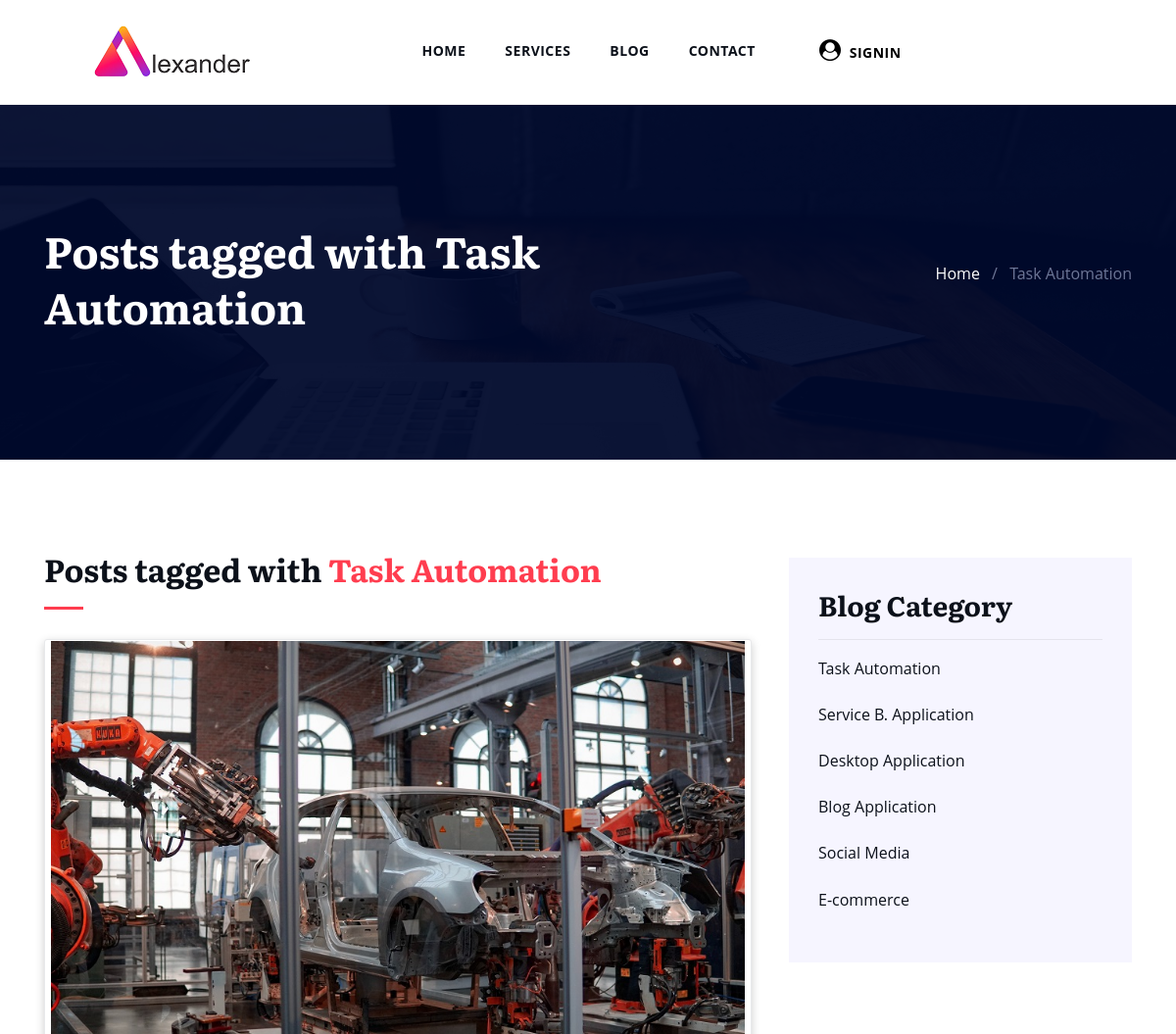
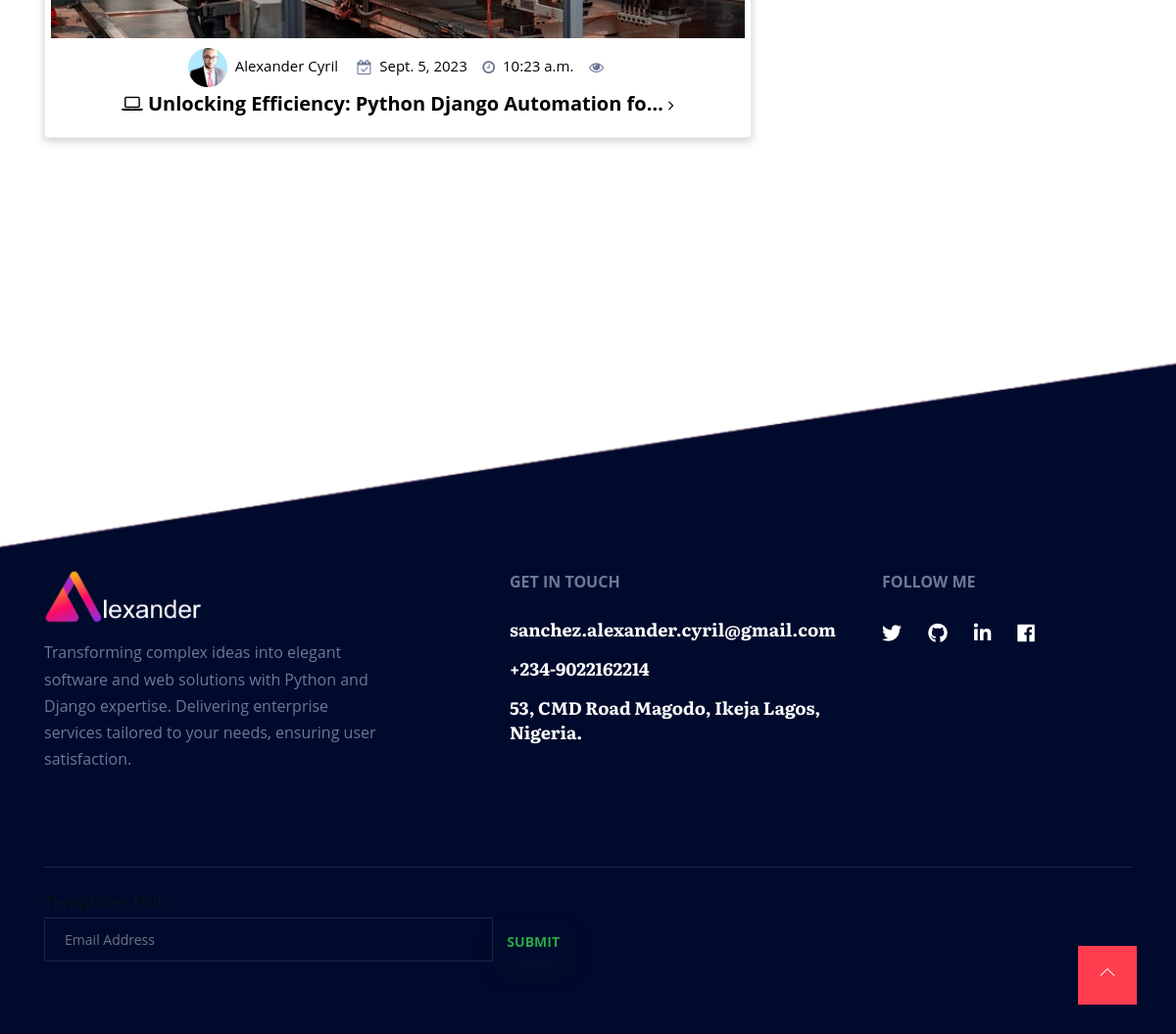
Screenshot of /tag/Task Automation/ with the database file from the repository (2 pictures, top to bottom).
### App/models.py (models this page shows, shortened)
class Tag(models.Model):
    name = models.CharField(max_length=250, unique=True)

class Blog(models.Model):
    class NewManager(models.Manager):
        def get_queryset(self):
            return super().get_queryset().filter(status='published')
    options = (
            ('draft', 'Draft'),
            ('published', 'Published'),
        )
    title = models.CharField(max_length=255)
    overview = tinymce_models.HTMLField()
    highlight = models.CharField(max_length=255)
    content1 = tinymce_models.HTMLField()
    image = models.ImageField(upload_to='blog_images/')
    author = models.ForeignKey(Author, on_delete=models.CASCADE)
    blog_category = models.ForeignKey(Category, on_delete=models.PROTECT, default=1)
    tags = models.ManyToManyField(Tag)
    cate_name = models.CharField(max_length=500)
    featured = models.BooleanField(default='Select')
    view_count = models.IntegerField(default = 0)
    timestamp = models.DateTimeField(auto_now_add=True)
    favourites = models.ManyToManyField(User, related_name='favourite', default=None, blank=True)
    status = models.CharField(max_length=10, choices=options, default='draft')
    objects = models.Manager()  # default manager
    newmanager = NewManager()  # custom manager
    slug = models.SlugField(max_length=250, unique=True, null=True)
    publish = models.DateTimeField(default=timezone.now)
    created = models.DateTimeField(auto_now_add=True, null=True, blank=True)
    updated = models.DateTimeField(auto_now=True, null=True, blank=True)
    class Meta:
        ordering = ('-publish',)
    def get_absolute_url(self):
        return reverse('blog_single', args=[self.slug])

class Author(models.Model):
    user = models.OneToOneField(User, on_delete=models.CASCADE)
    profile_picture = models.ImageField(upload_to='blog_images/')

class Category(models.Model):
    name = models.CharField(max_length=255)
    created = models.DateTimeField(auto_now_add=True, null=True, blank=True)
    updated = models.DateTimeField(auto_now=True, null=True, blank=True)
    class Meta:
        ordering = ('-created',)

### App/views.py (the view)
# urls.py: path('tag/<str:blog_tag>/', views.tag_blog, name='tag_blog'),
def tag_blog(request, blog_tag):
    page_title = "Tags"
    category_list = Category.objects.exclude(name='default')
    tag = Tag.objects.get(name=blog_tag)
    tagged_posts = Blog.objects.filter(tags=tag)
    profile_image = ''
    if request.user.is_authenticated:
        profile_image = Profile.objects.filter(user=request.user)
    context = {
        'page_title':page_title,
        'category_list':category_list,
        'tag': tag,
        'tagged_posts': tagged_posts,
        'profile_image':profile_image,
        }
    return render(request, 'tag_blog.html', context)

### App/templates/tag_blog.html (shortened to what this page needs)
{% extends 'base.html' %}
{% load static %}
{% load active_link_tags %}
{% load widget_tweaks %}
{% load hitcount_tags %}
{% block content %}
{% include 'navbar.html' %}
<section class="page-title bg-2" id="slider">
    <div class="container">
      <div class="row align-items-center">
        <div class="col-lg-7">
            <h1>Posts tagged with {{tag.name}}</h1>
        </div>
        <div class="col-lg-5">
          <ul class="list-inline header-breadcumb text-lg-right mt-5 mt-lg-0">
            <li class="list-inline-item"><a href="index-2.html">Home</a></li>
            <li class="list-inline-item">/</li>
            <li class="list-inline-item">{{tag.name}}</li>
          </ul>
        </div>
      </div>
    </div>
  </section>
  <section class="section service-single">
      <div class="container">
          <div class="row">
              <div class="col-lg-8">
                  <div class="projects-details">
                      <div class="details mt-4">
                          <div class="title mb-30">
                              <h2 style="margin-top:-60px;">Posts tagged with
                                <span style="color:#FF3D4F;">{{tag.name}}</span></h2>
                          </div>
                          <p>
							{% for post in tagged_posts %}
								<a href="{{post.get_absolute_url}}">
									<button class="course_button text-center mr-2 mb-4 padding-bottom:25px !important;">
										<span style="font-size:20px;">
                                            <img src="{{post.image.url}}" style="width:100%; height:100%; padding-bottom:10px;">
                                            <div style="font-size:15px;">
                                                <img src="{{post.author.profile_picture.url}}" style="width:40px; height:40px; border-radius:100px;">
                                                &nbsp;{{post.author.user}} Cyril &nbsp;&nbsp;&nbsp;
                                                <i class="fa fa-calendar-check" style="color:#6e7797;"></i>&nbsp; {{post.publish.date}}
                                                &nbsp;&nbsp; <i class="fa fa-clock" style="color:#6e7797;"></i>&nbsp; {{post.publish.time}}
                                                &nbsp;&nbsp; <i class="fa fa-eye" style="color:#6e7797;"></i>&nbsp; {% get_hit_count for post %}
                                            </div>
                                            <span style="font-weight:bold; padding-bottom:10px;">
                                                <i class="fa fa-laptop"></i>
                                                {{ post.title|truncatechars:50 }}</span>
                                            </span>
                                            <span class="button_arrow">
											<i class="fa fa-angle-right" aria-hidden="true"></i>
										</span>
									</button>
								</a>
							{% endfor %}</p>
                        </div>
                  </div>
              </div>
              <div class="col-lg-4">
                  <div class="page-sidebar">
                      <div class="project-info">
                          <h3 class="mb-3 border-bottom pb-3">Blog Category</h3>
                          {% for category in category_list %}
                          <ul class="list-unstyled pl-0">
                              <li>
                                <a href="/category/{{ category.name}}">{{category.name}}</a>
                              </li>
                          </ul>
                          {% endfor %}
                      </div>
                  </div>
              </div>
          </div>
      </div>
  </section>
{% include 'footer.html' %}
{% endblock %}

### static/assets/css/style.css (style rules this page uses)
body { line-height: 1.7; font-family: "Open Sans", sans-serif; -webkit-font-smoothing: antialiased; font-size: 16px; color: #6e7797; overflow-x: hidden; }
h1, .h1, h2, .h2, h3, .h3, h4, .h4, h5, .h5, h6, .h6 { font-family: "Literata", serif; font-weight: 700; color: #0c111a; }
h1 { font-size: 44px; line-height: 1.3; }
h2 { font-size: 32px; line-height: 1.3; }
h3 { font-size: 28px; line-height: 1.3; }
.section { padding: 100px 0; }
.title { margin-bottom: 70px; }
.title h2 { position: relative; padding-bottom: 20px; }
.title h2:before { position: absolute; content: ""; left: 0px; bottom: 0px; width: 40px; height: 3px; background: #FF3D4F; }
a { color: #0c111a; transition: all .25s ease; }
.border-bottom { border-bottom: 1px solid rgba(0, 0, 0, 0.07) !important; }
.mb-30 { margin-bottom: 30px; }
.page-sidebar { background: #f6f5ff; padding: 30px; position: -webkit-sticky; position: sticky; top: 130px; }
.project-info ul li { margin-bottom: 20px; }
.page-title { padding: 120px 0px; background: #000a2d; background: url("../images/page-header.jpg") no-repeat; background-size: cover; position: relative; }
.page-title:before { position: absolute; content: ""; left: 0px; top: 0px; background: #000a2d; width: 100%; height: 100%; opacity: .95; }
.page-title h1 { color: #fff; }
.header-breadcumb li a { color: #fff; }

### App/templates/tag_blog.html (style rules this page uses)
button { background:#fff; border:1.5px solid #E8E9EB; box-shadow: 0 3px 10px rgb(0 0 0 / 0.2); border-radius:3px; }

### rows the page displays
Tag: name "Task Automation"
Blog: image (picture), author.profile_picture (picture), author.user "Alexander", publish "Sept. 5, 2023", publish.time "10:23 a.m.", title "Unlocking Efficiency: Python Django Automation fo…"
Category: name "Task Automation"
Category: name "Service B. Application"
Category: name "Desktop Application"
Category: name "Blog Application"
Category: name "Social Media"
Category: name "E-commerce"
